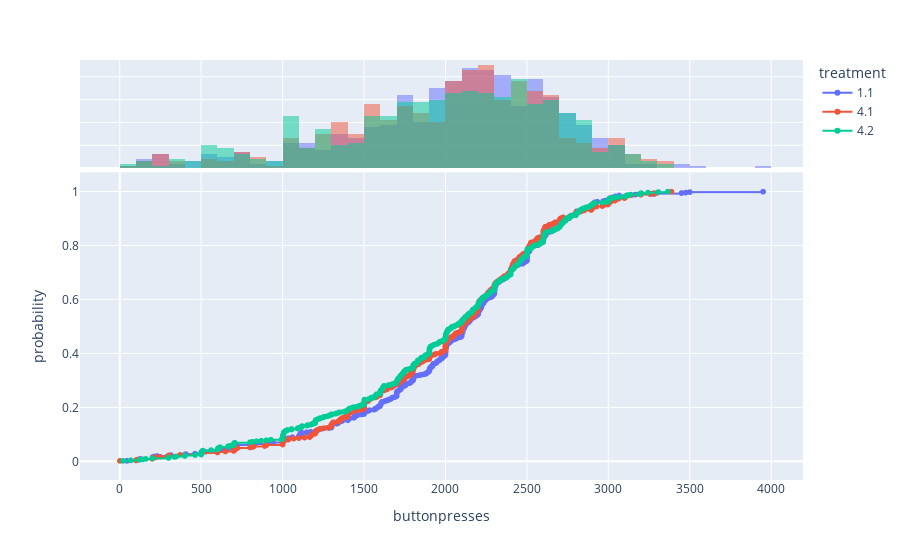

Notebook source saved alongside this figure:
### Code cell
nwdf = df.loc[(df['treatment']== "1.1") | (df['treatment']== "4.1") | (df['treatment']== "4.2")]
fig = px.ecdf(nwdf, x="buttonpresses",color="treatment", markers=True, marginal="histogram")
fig.show()

### Figure 1 — Plotly figure (JSON) as saved in the notebook; plotly's stock layout.template omitted (floating-point values rounded to 4 significant figures; data arrays with more than 128 entries replaced by an {"elided": "..."} marker saying what was removed)
{"data": [{"hovertemplate": "treatment=1.1<br>buttonpresses=%{x}<br>probability=%{y}<extra></extra>", "legendgroup": "1.1", "line": {"dash": "solid", "shape": "hv"}, "marker": {"color": "#636efa", "symbol": "circle"}, "mode": "markers+lines", "name": "1.1", "showlegend": true, "type": "scattergl", "x": {"elided": "558 float values"}, "xaxis": "x", "y": {"elided": "558 float values"}, "yaxis": "y"}, {"alignmentgroup": "True", "bingroup": "x", "hovertemplate": "treatment=1.1<br>buttonpresses=%{x}<br>count=%{y}<extra></extra>", "legendgroup": "1.1", "marker": {"color": "#636efa"}, "name": "1.1", "offsetgroup": "1.1", "opacity": 0.5, "showlegend": false, "type": "histogram", "x": {"elided": "558 float values"}, "xaxis": "x2", "yaxis": "y2"}, {"hovertemplate": "treatment=4.1<br>buttonpresses=%{x}<br>probability=%{y}<extra></extra>", "legendgroup": "4.1", "line": {"dash": "solid", "shape": "hv"}, "marker": {"color": "#EF553B", "symbol": "circle"}, "mode": "markers+lines", "name": "4.1", "showlegend": true, "type": "scattergl", "x": {"elided": "544 float values"}, "xaxis": "x", "y": {"elided": "544 float values"}, "yaxis": "y"}, {"alignmentgroup": "True", "bingroup": "x", "hovertemplate": "treatment=4.1<br>buttonpresses=%{x}<br>count=%{y}<extra></extra>", "legendgroup": "4.1", "marker": {"color": "#EF553B"}, "name": "4.1", "offsetgroup": "4.1", "opacity": 0.5, "showlegend": false, "type": "histogram", "x": {"elided": "544 float values"}, "xaxis": "x2", "yaxis": "y2"}, {"hovertemplate": "treatment=4.2<br>buttonpresses=%{x}<br>probability=%{y}<extra></extra>", "legendgroup": "4.2", "line": {"dash": "solid", "shape": "hv"}, "marker": {"color": "#00cc96", "symbol": "circle"}, "mode": "markers+lines", "name": "4.2", "showlegend": true, "type": "scattergl", "x": {"elided": "550 float values"}, "xaxis": "x", "y": {"elided": "550 float values"}, "yaxis": "y"}, {"alignmentgroup": "True", "bingroup": "x", "hovertemplate": "treatment=4.2<br>buttonpresses=%{x}<br>count=%{y}<extra></extra>", "legendgroup": "4.2", "marker": {"color": "#00cc96"}, "name": "4.2", "offsetgroup": "4.2", "opacity": 0.5, "showlegend": false, "type": "histogram", "x": {"elided": "550 float values"}, "xaxis": "x2", "yaxis": "y2"}], "layout": {"barmode": "overlay", "legend": {"title": {"text": "treatment"}, "tracegroupgap": 0}, "margin": {"t": 60}, "xaxis": {"anchor": "y", "domain": [0, 1], "title": {"text": "buttonpresses"}}, "xaxis2": {"anchor": "y2", "domain": [0, 1], "matches": "x", "showgrid": true, "showticklabels": false}, "yaxis": {"anchor": "x", "domain": [0, 0.7326], "title": {"text": "probability"}}, "yaxis2": {"anchor": "x2", "domain": [0.7426, 1], "matches": "y2", "showgrid": true, "showline": false, "showticklabels": false, "ticks": ""}}}
